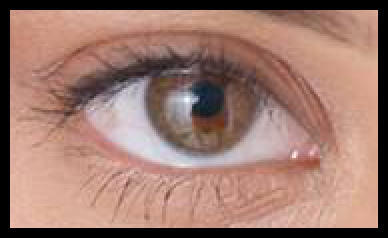
#> input picture image/Eyes.png, 388 x 238 px
$ python ShowImage.py
#> lines starting #> are read from the running program, lines starting #| are printed output that depends on the picture
import numpy as np
import cv2 as cv
import math as mt

print(cv.__version__)
print(cv.__file__)

color_img1 = cv.imread('../image/Eyes.png')
#> color_img1 is the input picture: shape (238, 388, 3); mean B, G, R 109.9, 120.8, 156.4
cv.imshow("Switch", color_img1)
templ = cv.imread('../image/Eyes.png', 0)
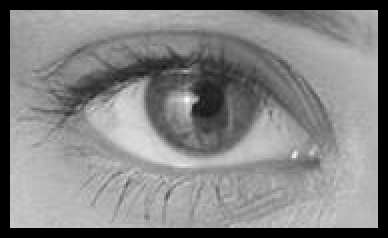
#> templ: shape (238, 388); min 0, max 252, mean 129.8
cv.imshow("Free Port Template",templ)
k = cv.waitKey(0)
#> (key Esc is pressed here)
if k == 27:
# wait for ESC key to exit
    cv.destroyAllWindows()
